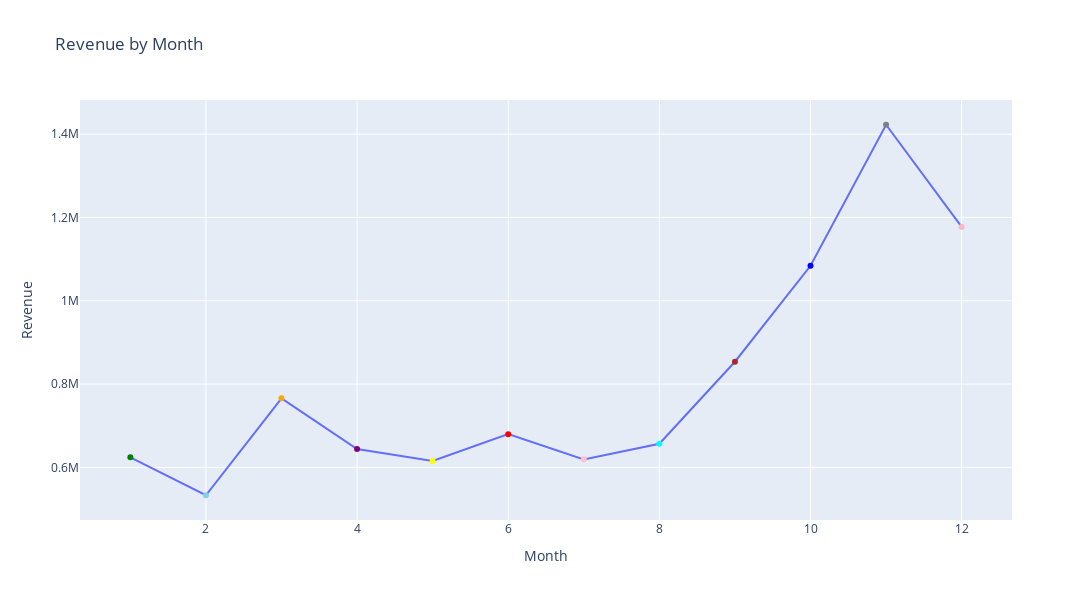

The cell this chart's notebook holds for it:
### Code cell
color_map = {
    1: "green", 2: "skyblue", 3: "orange", 4: "purple",
    5: "yellow", 6: "red", 7: "pink", 8: "cyan",
    9: "brown", 10: "blue", 11: "gray", 12: "lightpink"
}

monthly_revenue = df.groupby("Month")["revenue"].sum().reset_index()

# Map colors per row
colors = monthly_revenue["Month"].map(color_map)

# Plot with list of colors
fig = go.Figure(
    data=[
        go.Line(
            x=monthly_revenue["Month"],
            y=monthly_revenue["revenue"],
            marker=dict(color=colors)  
        )
    ]
)

fig.update_layout(
    xaxis_title="Month",
    yaxis_title="Revenue",
    height=600,
    width=1200,
    title="Revenue by Month"
)

fig.show()

### Figure 1 — Plotly figure (JSON) as saved in the notebook; plotly's stock layout.template omitted (floating-point values rounded to 4 significant figures)
{"data": [{"marker": {"color": ["green", "skyblue", "orange", "purple", "yellow", "red", "pink", "cyan", "brown", "blue", "gray", "lightpink"]}, "type": "scatter", "x": [1, 2, 3, 4, 5, 6, 7, 8, 9, 10, 11, 12], "y": [624000.0, 533100.0, 765800.0, 644200.0, 615300.0, 679800.0, 619300.0, 656800.0, 853700.0, 1084000.0, 1423000.0, 1177000.0]}], "layout": {"height": 600, "title": {"text": "Revenue by Month"}, "width": 1200, "xaxis": {"title": {"text": "Month"}}, "yaxis": {"title": {"text": "Revenue"}}}}
